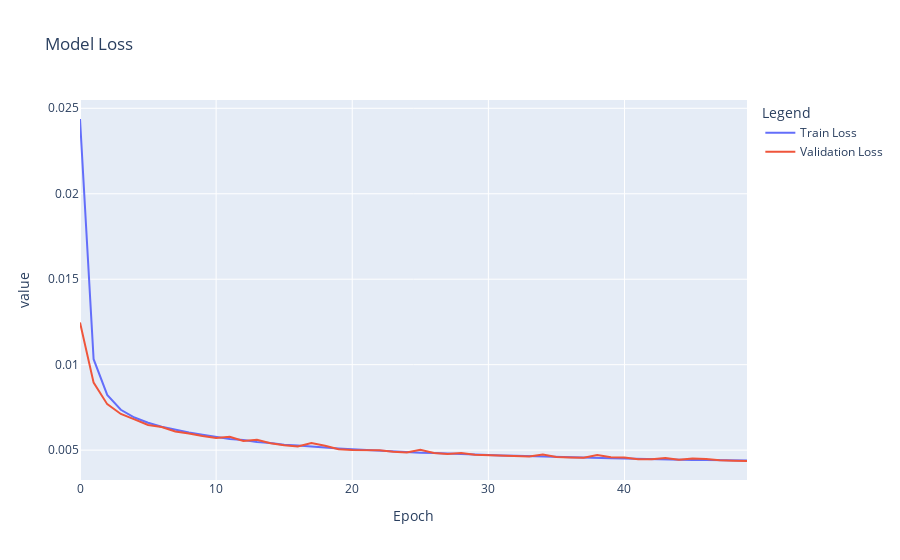

Write notebook code for a chart like this one.
### Markdown cell above
We are getting a loss value very close to 0. That means the autoencoder is able to reconstruct the input data very well.

Now let's check a plot of the loss over epochs.

### Code cell
# Plot training history
plot_training_history(train_history)

### Figure 1 — Plotly figure (JSON) as saved in the notebook; plotly's stock layout.template omitted (floating-point values rounded to 4 significant figures)
{"data": [{"hovertemplate": "variable=wide_variable_0<br>Epoch=%{x}<br>value=%{y}<extra></extra>", "legendgroup": "wide_variable_0", "line": {"color": "#636efa", "dash": "solid"}, "marker": {"symbol": "circle"}, "mode": "lines", "name": "Train Loss", "orientation": "v", "showlegend": true, "type": "scatter", "x": [0, 1, 2, 3, 4, 5, 6, 7, 8, 9, 10, 11, 12, 13, 14, 15, 16, 17, 18, 19, 20, 21, 22, 23, 24, 25, 26, 27, 28, 29, 30, 31, 32, 33, 34, 35, 36, 37, 38, 39, 40, 41, 42, 43, 44, 45, 46, 47, 48, 49], "xaxis": "x", "y": [0.02437, 0.01032, 0.00823, 0.007363, 0.006909, 0.006606, 0.006374, 0.00619, 0.006032, 0.005895, 0.005773, 0.005656, 0.005589, 0.005473, 0.005412, 0.005316, 0.005274, 0.005201, 0.005145, 0.005098, 0.005053, 0.005004, 0.004969, 0.004925, 0.004895, 0.004853, 0.004828, 0.004794, 0.004768, 0.004745, 0.004715, 0.004688, 0.00467, 0.004644, 0.004626, 0.0046, 0.004596, 0.004561, 0.004548, 0.004527, 0.004517, 0.004492, 0.004485, 0.004467, 0.004451, 0.004429, 0.00443, 0.004404, 0.004398, 0.00439], "yaxis": "y"}, {"hovertemplate": "variable=wide_variable_1<br>Epoch=%{x}<br>value=%{y}<extra></extra>", "legendgroup": "wide_variable_1", "line": {"color": "#EF553B", "dash": "solid"}, "marker": {"symbol": "circle"}, "mode": "lines", "name": "Validation Loss", "orientation": "v", "showlegend": true, "type": "scatter", "x": [0, 1, 2, 3, 4, 5, 6, 7, 8, 9, 10, 11, 12, 13, 14, 15, 16, 17, 18, 19, 20, 21, 22, 23, 24, 25, 26, 27, 28, 29, 30, 31, 32, 33, 34, 35, 36, 37, 38, 39, 40, 41, 42, 43, 44, 45, 46, 47, 48, 49], "xaxis": "x", "y": [0.01247, 0.00895, 0.007689, 0.007116, 0.006802, 0.006469, 0.006352, 0.006091, 0.005978, 0.005822, 0.005718, 0.005784, 0.005535, 0.005613, 0.005403, 0.005287, 0.005216, 0.005418, 0.005262, 0.005055, 0.005014, 0.004995, 0.004993, 0.004903, 0.004862, 0.005024, 0.004834, 0.004773, 0.004839, 0.004733, 0.004714, 0.004678, 0.004646, 0.004626, 0.004745, 0.004597, 0.004569, 0.004553, 0.004711, 0.004584, 0.004568, 0.004472, 0.004465, 0.004545, 0.004435, 0.004517, 0.004488, 0.004407, 0.004378, 0.004365], "yaxis": "y"}], "layout": {"legend": {"title": {"text": "Legend"}, "tracegroupgap": 0}, "title": {"text": "Model Loss"}, "xaxis": {"anchor": "y", "domain": [0, 1], "title": {"text": "Epoch"}}, "yaxis": {"anchor": "x", "domain": [0, 1], "title": {"text": "value"}}}}
